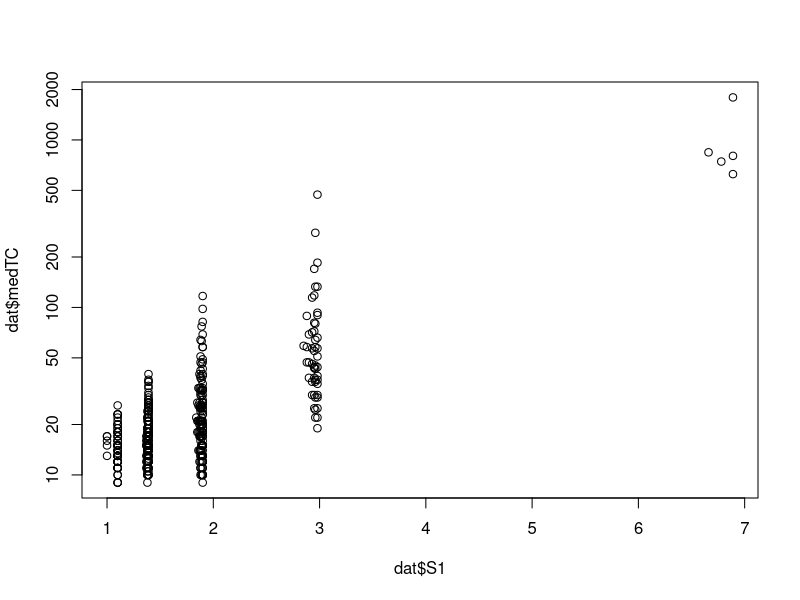
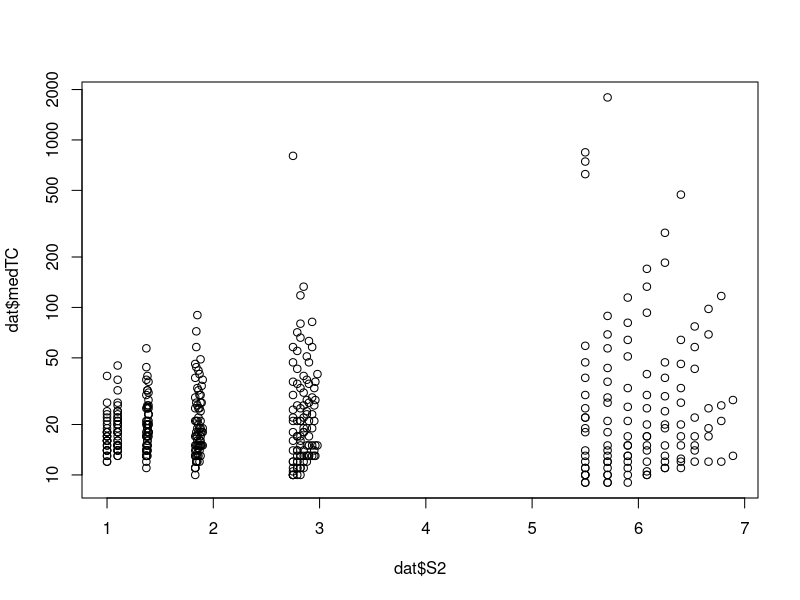
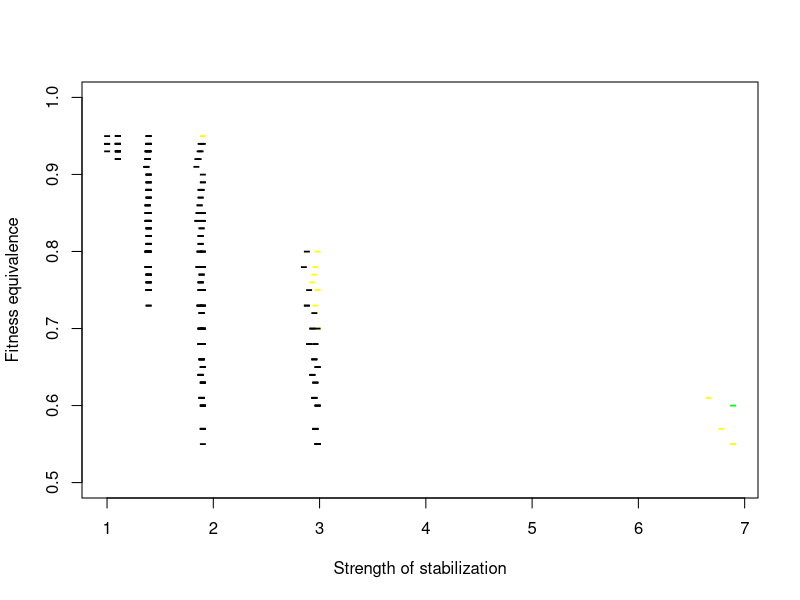

Reproduce these figures in R, in order. (Note: this script raises an error after producing the figures.)
#calculate relationship between abundance and stabilization for all simulation results
#species 1 is the inferior species
dat=read.csv("annplant_2spp_stoch_rare.txt")

#dat=dat[which(dat$Rank1==2),]
#dat=dat[which(dat$l1>10),]

#calculate correlation btw abund and stabilization
corrs=rep(NA,length(dat[,1]))
for(i in 1:length(dat[,1])) {
corrs[i]=cov(x=c(dat[i,6],dat[i,8]),y=c(dat[i,21],dat[i,23]))  }
dat$cor=corrs

#effect of stabilization on persistence
plot(dat$S1,dat$medTC,log="y")
plot(dat$S2,dat$medTC,log="y")

#make correlation plots
plot(dat$S1[which(dat$cor<0)],dat$E1[which(dat$cor<0)],pch='-',cex=1.5, col=ifelse(dat$CoexistRank[which(dat$cor<0)]==0,"black",ifelse(dat$CoexistRank[which(dat$cor<0)]==1,"yellow","green")),ylim=c(0.5,1),xlab="Strength of stabilization",ylab="Fitness equivalence")
identify(dat$S1[which(dat$cor<0)],dat$E1[which(dat$cor<0)],labels=dat$ID[which(dat$cor<0)])
plot(dat$S1[which(dat$cor>=0)],dat$E1[which(dat$cor>=0)],pch='+',cex=1.5, col=ifelse(dat$CoexistRank[which(dat$cor>=0)]==0,"black",ifelse(dat$CoexistRank[which(dat$cor>=0)]==1,"yellow","green")),ylim=c(0.5,1),xlab="Strength of stabilization",ylab="Fitness equivalence")
identify(dat$S1[which(dat$cor>=0)],dat$E1[which(dat$cor>=0)],labels=dat$ID[which(dat$cor>=0)])

#make boxplot of coexistence vs strength of stabil by rank
boxplot(S1~CoexistRank,data=dat, names=c("1","1","1"), col=c("white","lightgrey","darkgrey"), xlab="Species", ylab="Strength of stabilization",at=c(1,4,7),xlim=c(0,9),ylim=c(1,7.8),range=0)
boxplot(S2~CoexistRank,data=dat, names=c("2","2","2"), col=c("white","lightgrey","darkgrey"), add=T,at=c(2,5,8),range=0)
abline(v=3,lwd=2)
abline(v=6,lwd=2)
text(1.2,7.7,labels="Persistence",cex=1)
text(1.4,7.2,labels="<100",cex=1)
text(4.5,7.7,labels="100<t<1000",cex=1)
text(7.4,7.7,labels=">1000",cex=1)

#plot of persistence vs asymmetry of stabilization
plot(dat$Asy,dat$medTC,log="y",xlab="difference in SOS", ylab="Median persistance time")

dat$Asycat=NA
dat$Asycat[which(dat$Asy>0)]=1
dat$Asycat[which(dat$Asy==0)]=0
dat$Asycat[which(dat$Asy<0)]=-1
dat$Asycat[which(dat$Asy<=-2)]=-2
dat$Asycat[which(dat$Asy>=2)]=2
dat$Asycat[which(dat$Asy<=-3)]=-3
dat$Asycat[which(dat$Asy>=3)]=3

boxplot(medTC~Asycat,data=dat,xlab="Difference in stabilization",ylab="Median persistence time",outline=F)

#log-linear model of the effect of stabilization on persistence
summary(lm(log(medTC)~S1*E1+cor,data=dat))

coexist2=dat[which(dat$CoexistRank==2),]
coexist1=dat[which(dat$CoexistRank==1),]
extinct=dat[which(dat$CoexistRank==0),]
null=t.test(dat$cor)
coex2=t.test(coexist2$cor)
coex1=t.test(coexist1$cor)
ext=t.test(extinct$cor)
library(Hmisc)
errbar(c("<100","all","100<t<1000",">1000"),c(ext$estimate,null$estimate,coex1$estimate,coex2$estimate),c(ext$conf.int[2],null$conf.int[2],coex1$conf.int[2],coex2$conf.int[2]),c(ext$conf.int[1],null$conf.int[1],coex1$conf.int[1],coex2$conf.int[1]),ylab="Relationship between SOS and abundance")



#effect of l1, l2
plot(dat$l1,dat$l2,col=ifelse(dat$CoexistRank==0,"black",ifelse(dat$CoexistRank==1,"yellow","green")))
layout(matrix(c(1,2,3),1,3))
plot(dat$l1[which(dat$CoexistRank==2)]+runif(length(which(dat$CoexistRank==2))),dat$l2[which(dat$CoexistRank==2)]+runif(length(which(dat$CoexistRank==2))),xlim=c(10,21),ylim=c(10,21),col="black",pch=19,xlab="l1",ylab="l2",main="t>1000")
plot(dat$l1[which(dat$CoexistRank==1)]+runif(length(which(dat$CoexistRank==1))),dat$l2[which(dat$CoexistRank==1)]+runif(length(which(dat$CoexistRank==1))),col="grey",pch=19,xlab="l1",ylab="l2",main="100<t<1000")
plot(dat$l1[which(dat$CoexistRank==0)]+runif(length(which(dat$CoexistRank==0))),dat$l2[which(dat$CoexistRank==0)]+runif(length(which(dat$CoexistRank==0))),col="grey",xlab="l1",ylab="l2",main="t<100")
